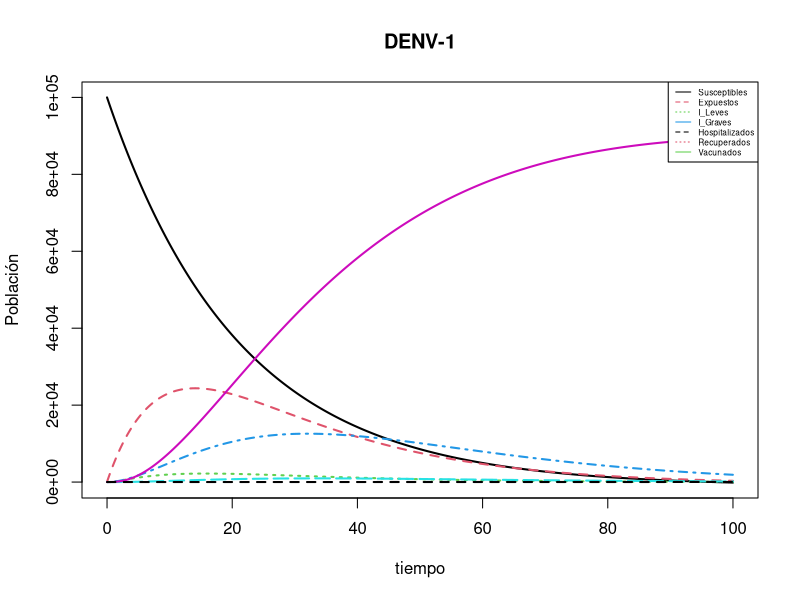
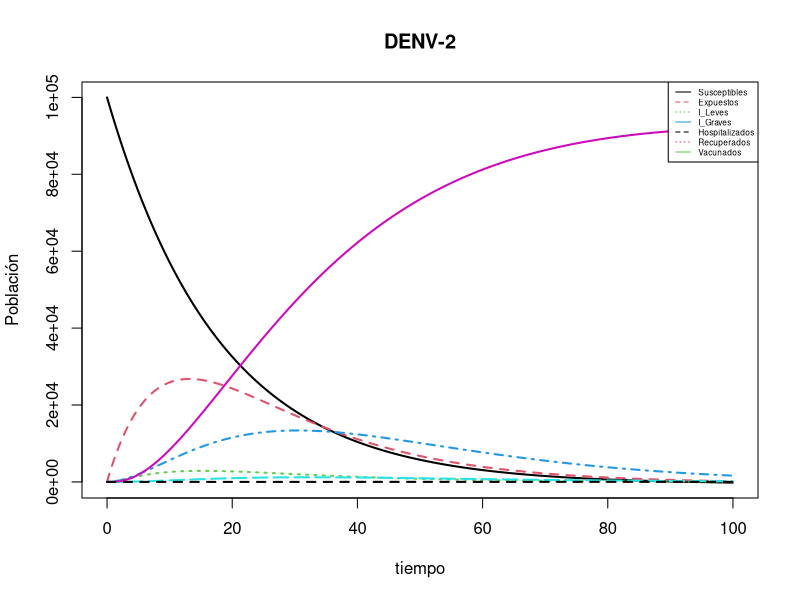
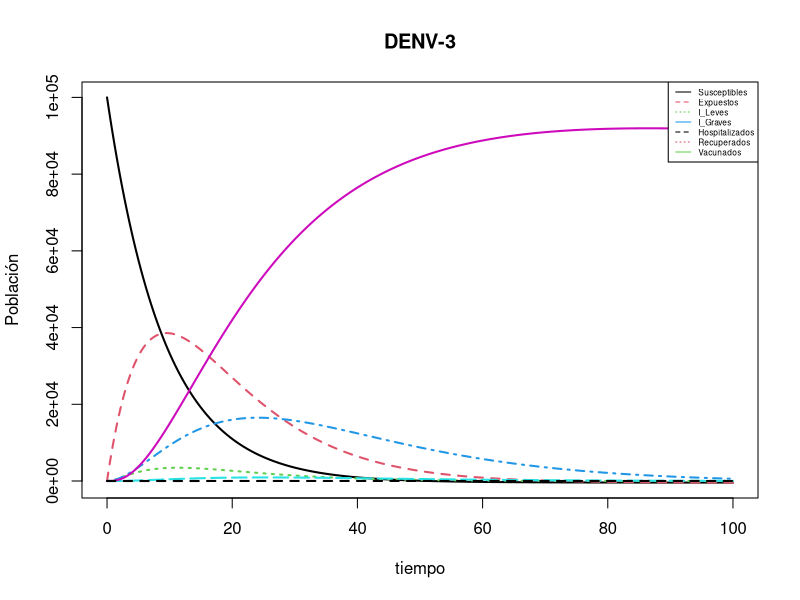
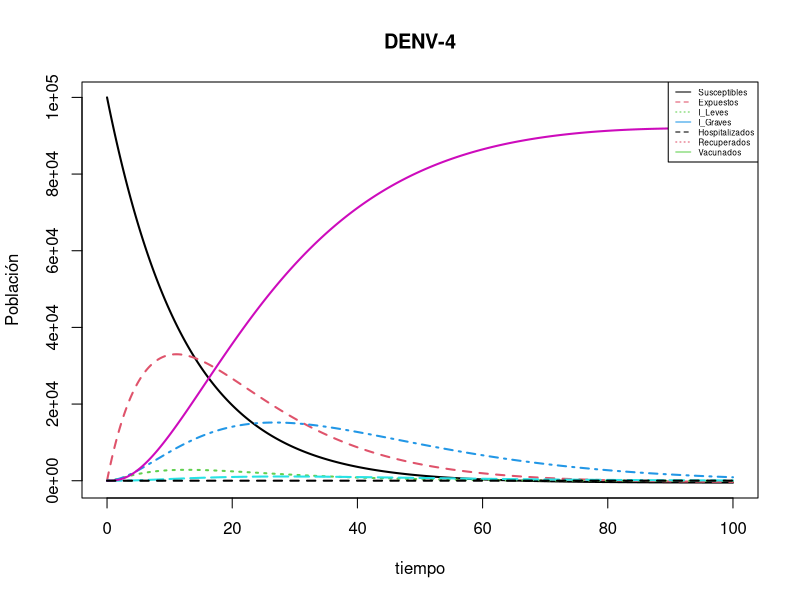

These charts were generated, in order, by the following R code:
##########        MODELO         ##########
library(deSolve)

SEIHRV <- function (t, estado, parametros) {
  with (as.list (c(estado, parametros)) , {
    dS <- mu - beta*S - gamma*R + rho*V - mu*S
    dE <- beta*S - sigma*rho*E - sigma*E*(1 - rho) - mu*E
    dI <- sigma*(1-rho)*E - alpha*I - (mu + K)*I
    dG <- sigma*rho*E - delta*G - (mu + K)*G
    dH <- delta*G - epsilon*H - mu*H
    dR <- epsilon*H + alpha*I - gamma*R - mu*R - lambda*R
    dV <- lambda*R - rho*V - mu*V
    list(c(dS, dE, dI, dG, dH, dR, dV))
  })
}

#### DENV 1 
pars_d1 <- c ( mu =0.0000169 , beta = 0.048, gamma = 0.00063, rho = 0.4, sigma = 0.1 , alpha = 0.657 , delta = 0.05, epsilon = 0.657, lambda = 7.0002e-05, K = 0.001)
condiciones_d1 <- c (S= 100000, E=50, I=10, G=2, H=3, R=3 , V = 2)
tiempo_d1 <- seq (0, 100, by = 0.05)
out_d1 <- ode(condiciones_d1, tiempo_d1, SEIHRV, pars_d1) 

matplot(out_d1 [ , 1], out_d1 [ , 2:8], type = "l", xlab = "tiempo", ylab = "Población", 
        main = "DENV-1", lwd = 2)
legend ("topright", c("Susceptibles", "Expuestos", "I_Leves", "I_Graves", "Hospitalizados", "Recuperados", "Vacunados"), 
        col = 1:4, lty = 1:3, cex= 0.5)

##### DENV 2 

pars_d2 <- c (mu = 0.0000169, rho = 0.4, beta = 0.056, gamma = 0.00042, sigma = 0.1 , alpha = 0.552 , delta = 0.05, epsilon = 0.552, lambda = 7.0002e-05, K = 0.001)
condiciones_d2 <- c (S= 100000, E=50, I=10, G=2, H=3, R=3 , V = 2)
tiempo_d2 <- seq (0, 100, by = 0.05)
out_d2 <- ode(condiciones_d2, tiempo_d2, SEIHRV, pars_d2) 

matplot(out_d2 [ , 1], out_d2 [ , 2:8], type = "l", xlab = "tiempo", ylab = "Población", 
        main = "DENV-2", lwd = 2)
legend ("topright", c("Susceptibles", "Expuestos", "I_Leves", "I_Graves", "Hospitalizados", "Recuperados", "Vacunados"), 
        col = 1:4, lty = 1:3, cex= 0.5)



##### DENV 3
pars_d3 <- c ( mu =0.0000169 , beta = 0.11, gamma = 0.00056, rho = 0.4, sigma = 0.1 , alpha = 0.657 , delta = 0.05 , epsilon = 0.882, lambda = 7.0002e-05, K = 0.001)
condiciones_d3 <- c (S= 100000, E=50, I=10, G=2, H=3, R=3 , V = 2)
tiempo_d3 <- seq (0, 100, by = 0.05)
out_d3 <- ode(condiciones_d3, tiempo_d3, SEIHRV, pars_d3) 

matplot(out_d3 [ , 1], out_d3 [ , 2:8], type = "l", xlab = "tiempo", ylab = "Población", 
        main = "DENV-3", lwd = 2)
legend ("topright", c("Susceptibles", "Expuestos", "I_Leves", "I_Graves", "Hospitalizados", "Recuperados", "Vacunados"), 
        col = 1:4, lty = 1:3, cex= 0.5)



##### DENV 4 
pars_d4 <- c ( mu =0.0000169 , beta = 0.081, gamma = 0.00053, rho = 0.4, sigma = 0.1, alpha = 0.687 , delta = 0.05, epsilon = 0.687, lambda = 7.0002e-05, K = 0.001)
condiciones_d4 <- c (S= 100000, E=50, I=10, G=2, H=3, R=3 , V = 2)
tiempo_d4 <- seq (0, 100, by = 0.05)
out_d4 <- ode(condiciones_d4, tiempo_d4, SEIHRV, pars_d4) 

matplot(out_d4 [ , 1], out_d4 [ , 2:8], type = "l", xlab = "tiempo", ylab = "Población", 
        main = "DENV-4", lwd = 2)
legend ("topright", c("Susceptibles", "Expuestos", "I_Leves", "I_Graves", "Hospitalizados", "Recuperados", "Vacunados"), 
        col = 1:4, lty = 1:3, cex= 0.5)
